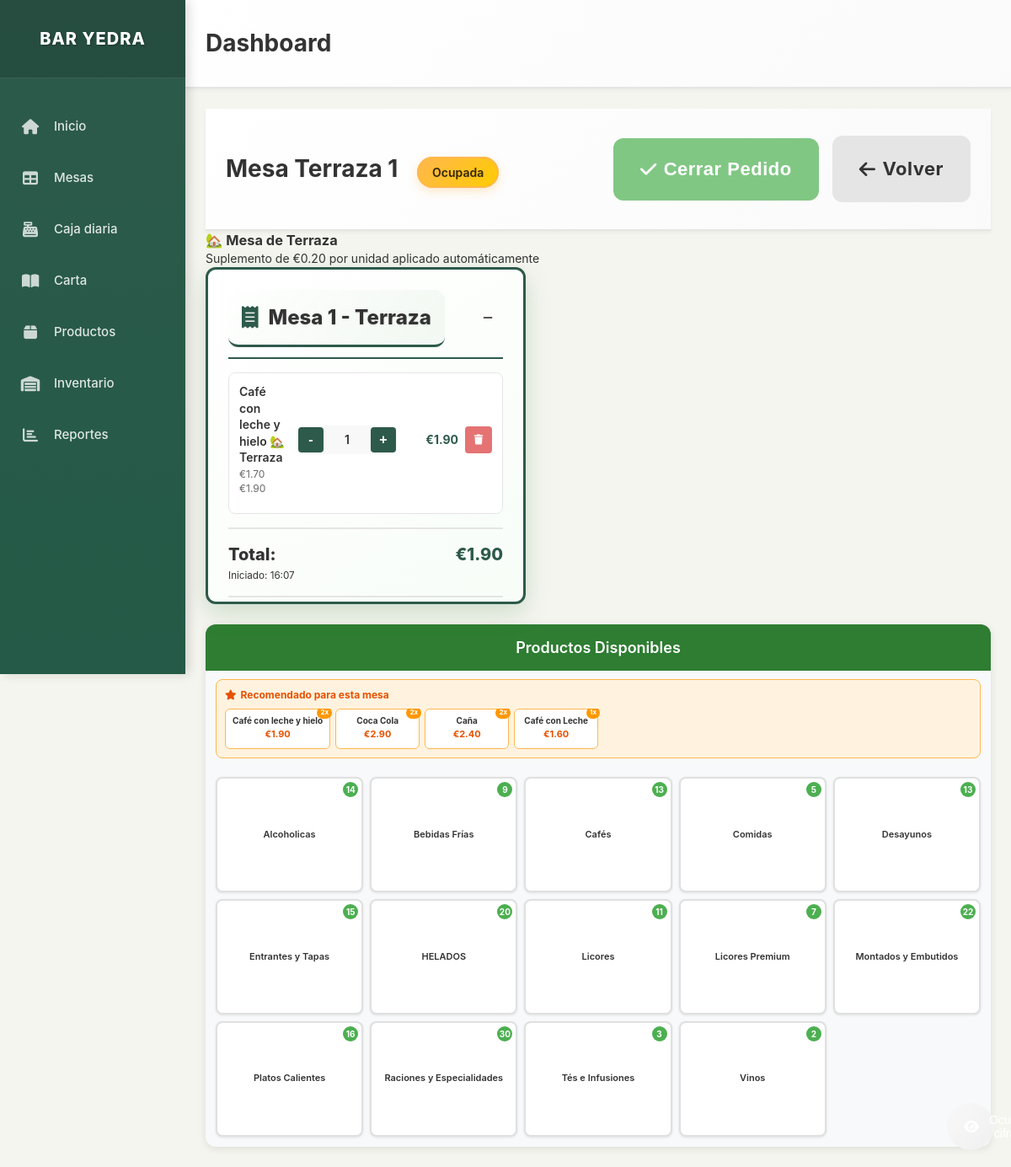
Before: /mesa/1 with the older database file.
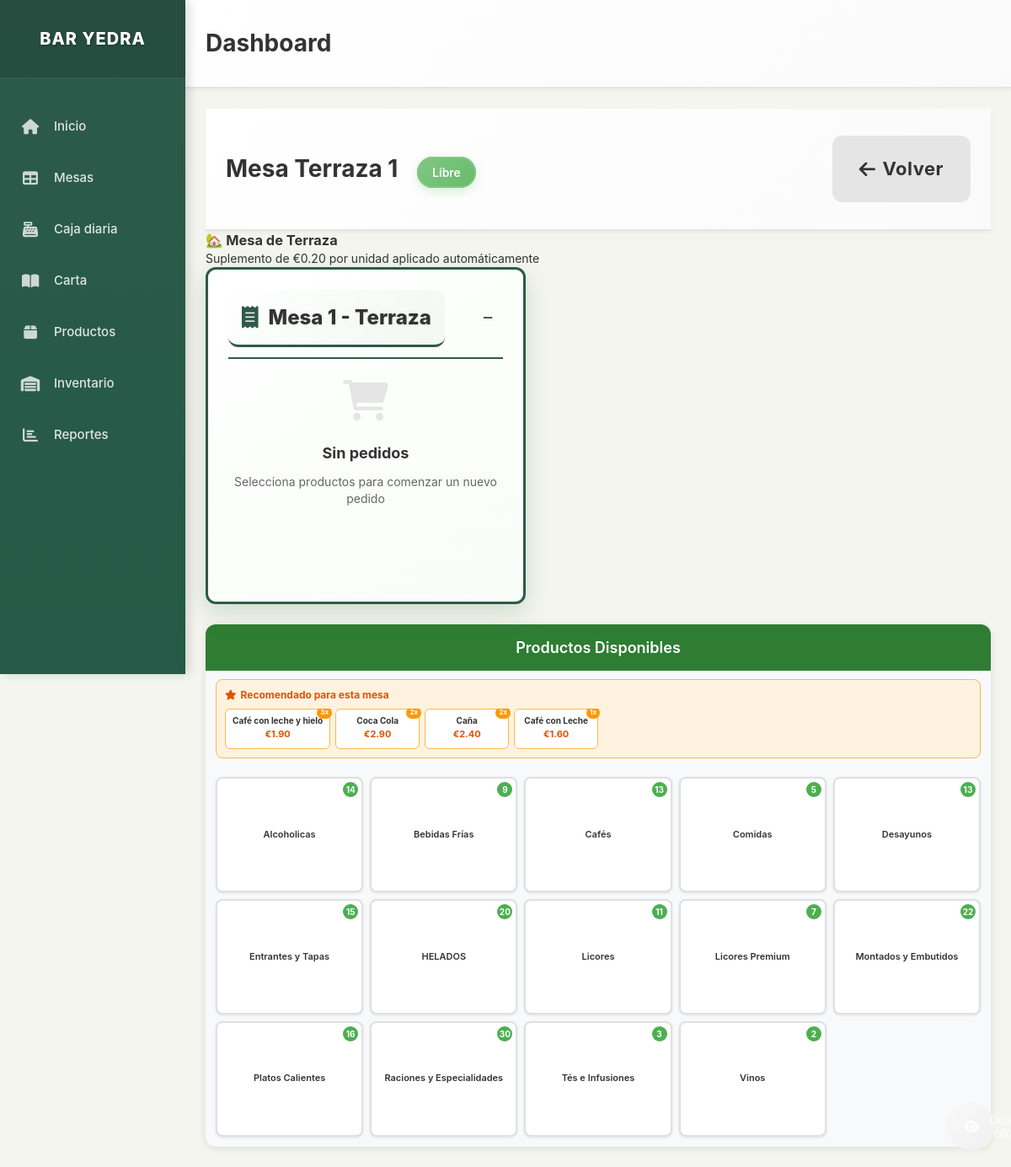
After: the same page with the newer database file.
### models.py (models this page shows, shortened)
class Mesa(db.Model):
    __tablename__ = 'mesa'
    id = db.Column(db.Integer, primary_key=True)
    numero = db.Column(db.Integer, nullable=False)
    zona = db.Column(db.String(50), nullable=False)  # Terraza, Sala, Barra
    estado = db.Column(db.String(20), default='libre')  # libre, ocupada, pagada
    pedidos = db.relationship('Pedido', backref='mesa', lazy=True)

class Producto(db.Model):
    __tablename__ = 'producto'
    id = db.Column(db.Integer, primary_key=True)
    nombre = db.Column(db.String(100), nullable=False)
    precio = db.Column(db.Numeric(10, 2), nullable=False)
    categoria = db.Column(db.String(50), nullable=False, default='General')
    foto_url = db.Column(db.String(255), nullable=True)
    descripcion = db.Column(db.Text, nullable=True)
    activo = db.Column(db.Boolean, default=True)
    orden = db.Column(db.Integer, default=0)  # Para ordenar productos en la interfaz
    stock_actual = db.Column(db.Integer, default=0)  # Cantidad actual en stock
    stock_minimo = db.Column(db.Integer, default=5)  # Alerta cuando llegue a este nivel
    unidad_medida = db.Column(db.String(20), default='unidad')  # unidad, litro, kg, etc.
    fecha_actualizacion = db.Column(db.DateTime, default=datetime.utcnow)

class Pedido(db.Model):
    __tablename__ = 'pedido'
    id = db.Column(db.Integer, primary_key=True)
    mesa_id = db.Column(db.Integer, db.ForeignKey('mesa.id'), nullable=False)
    productos = db.Column(db.Text)  # JSON string with products and quantities
    total = db.Column(db.Numeric(10, 2), default=0.00)
    fecha_creacion = db.Column(db.DateTime, default=datetime.utcnow)
    fecha_pago = db.Column(db.DateTime)
    forma_pago = db.Column(db.String(20))  # efectivo, tarjeta
    estado = db.Column(db.String(20), default='abierto')  # abierto, cerrado, pagado
    tickets = db.relationship('Ticket', backref='pedido', lazy=True)

### app.py (the view)
@app.route('/mesa/<int:mesa_id>')
def table_detail(mesa_id):
    mesa = Mesa.query.get_or_404(mesa_id)
    productos = Producto.query.filter_by(activo=True).order_by(Producto.categoria, Producto.orden, Producto.nombre).all()
    es_terraza = mesa.zona.lower() == 'terraza'
    suplemento_terraza = Decimal('0.20') if es_terraza else Decimal('0.00')
    productos_por_categoria = {}
    productos_dict = {}
    productos_dict_con_precios = {}
    for producto in productos:
        if producto.categoria not in productos_por_categoria:
            productos_por_categoria[producto.categoria] = []
        productos_por_categoria[producto.categoria].append(producto)
        productos_dict[producto.id] = producto
        precio_base = float(producto.precio)
        precio_final = precio_base + 0.20 if es_terraza else precio_base
        productos_dict_con_precios[producto.id] = {
            'id': producto.id,
            'nombre': producto.nombre,
            'precio_base': precio_base,
            'precio_final': precio_final,
            'categoria': producto.categoria,
            'descripcion': producto.descripcion,
            'activo': producto.activo
        }
    pedido_actual = Pedido.query.filter_by(mesa_id=mesa_id, estado='abierto').first()
    recomendaciones = get_menu_recommendations(mesa_id)
    return render_template('table_detail.html',
                         mesa=mesa,
                         productos_por_categoria=productos_por_categoria,
                         productos_dict=productos_dict,
                         productos_dict_con_precios=productos_dict_con_precios,
                         pedido_actual=pedido_actual,
                         es_terraza=es_terraza,
                         suplemento_terraza=suplemento_terraza,
                         recomendaciones=recomendaciones)

### app.py (called while the page is built)
@app.template_filter('from_json')
def from_json_filter(value):
    if value:
        try:
            return json.loads(value)
        except (json.JSONDecodeError, TypeError):
            return []
    return []

### templates/table_detail.html (shortened to what this page needs)
{% extends "layout.html" %}
{% block content %}
<div class="content-header">
    <h1 class="page-title">
        Mesa {{ mesa.zona }} {{ mesa.numero }}
        <span class="table-status-badge table-{{ mesa.estado }}">{{ mesa.estado|title }}</span>
    </h1>
    <div class="table-actions">
        {% if pedido_actual %}
            <button class="btn btn-success btn-lg touch-friendly" onclick="closeOrder({{ mesa.id }})">
                <i class="fas fa-check"></i> Cerrar Pedido
            </button>
        {% endif %}
        <a href="{{ url_for('index') }}" class="btn btn-secondary btn-lg touch-friendly">
            <i class="fas fa-arrow-left"></i> Volver
        </a>
    </div>
</div>
{% if mesa.zona.lower() == 'terraza' %}
<div class="terraza-info">
    <h3>🏡 Mesa de Terraza</h3>
    <p>Suplemento de €0.20 por unidad aplicado automáticamente</p>
</div>
{% endif %}
<div class="table-detail-layout">
    <div class="products-panel-new">
        <div class="products-header">
            <h2>Productos Disponibles</h2>
        </div>
        {% if recomendaciones %}
        <div class="recommendations-section">
            <div class="recommendations-header">
                <i class="fas fa-star"></i> Recomendado para esta mesa
            </div>
            <div class="recommendations-list">
                {% for rec in recomendaciones %}
                <div class="recommendation-item" onclick="addToOrder({{ mesa.id }}, {{ rec.producto.id }})">
                    <div class="rec-name">{{ rec.producto.nombre }}</div>
                    <div class="rec-price">€{{ "%.2f"|format(rec.producto.precio|float + (suplemento_terraza|float if es_terraza else 0)) }}</div>
                    <div class="rec-badge">{{ rec.frecuencia }}x</div>
                </div>
                {% endfor %}
            </div>
        </div>
        {% endif %}
        <div class="categories-container">
            {% for categoria, productos in productos_por_categoria.items() %}
            <div class="category-item" onclick="openCategoryModal('{{ categoria }}')">
                <div class="category-label">{{ categoria }}</div>
                <div class="category-badge">{{ productos|length }}</div>
            </div>
            {% endfor %}
        </div>
    </div>
    <div class="order-panel-fixed">
        <div class="order-header">
            <h2 class="panel-title">
                <i class="fas fa-receipt"></i> Mesa {{ mesa.numero }} - {{ mesa.zona }}
            </h2>
            <div class="order-controls">
                <button class="btn-minimize" onclick="toggleOrderPanel()" title="Minimizar panel">
                    <i class="fas fa-minus"></i>
                </button>
            </div>
        </div>
        {% if pedido_actual and pedido_actual.total > 0 %}
            <div class="current-order">
                <div class="order-items">
                    {% set productos_pedido = pedido_actual.productos|from_json if pedido_actual.productos else {} %}
                    {% for producto_id, cantidad in productos_pedido.items() %}
                        {% set producto = productos_dict[producto_id|int] %}
                        {% set producto_con_precio = productos_dict_con_precios[producto_id|int] %}
                        <div class="order-item">
                            <div class="item-details">
                                <div class="item-name">
                                    {{ producto.nombre }}
                                    {% if mesa.zona.lower() == 'terraza' %}
                                        <span class="terraza-badge">🏡 Terraza</span>
                                    {% endif %}
                                </div>
                                <div class="item-price">
                                    {% if mesa.zona.lower() == 'terraza' %}
                                        <span class="precio-base">€{{ "%.2f"|format(producto_con_precio.precio_base) }}</span>
                                        <span class="precio-terraza">€{{ "%.2f"|format(producto_con_precio.precio_final) }}</span>
                                    {% else %}
                                        €{{ "%.2f"|format(producto_con_precio.precio_final) }}
                                    {% endif %}
                                </div>
                            </div>
                            <div class="item-quantity">
                                <button class="btn-quantity" onclick="updateQuantity({{ mesa.id }}, {{ producto.id }}, {{ cantidad - 1 }})">-</button>
                                <span class="quantity">{{ cantidad }}</span>
                                <button class="btn-quantity" onclick="updateQuantity({{ mesa.id }}, {{ producto.id }}, {{ cantidad + 1 }})">+</button>
                            </div>
                            <div class="item-subtotal">
                                €{{ "%.2f"|format(producto_con_precio.precio_final * cantidad) }}
                            </div>
                            <button class="btn-remove" onclick="removeFromOrder({{ mesa.id }}, {{ producto.id }})" title="Eliminar">
                                <i class="fas fa-trash"></i>
                            </button>
                        </div>
                    {% endfor %}
                </div>
                <div class="order-summary">
                    <div class="summary-row total-row">
                        <span class="summary-label">Total:</span>
                        <span class="summary-value">€{{ "%.2f"|format(pedido_actual.total) }}</span>
                    </div>
                    <div class="summary-info">
                        <small>Iniciado: {{ pedido_actual.fecha_creacion.strftime('%H:%M') if pedido_actual.fecha_creacion else 'Ahora' }}</small>
                    </div>
                </div>
            </div>
        {% else %}
            <div class="empty-order">
                <div class="empty-icon">
                    <i class="fas fa-shopping-cart"></i>
                </div>
                <h3>Sin pedidos</h3>
                <p>Selecciona productos para comenzar un nuevo pedido</p>
            </div>
        {% endif %}
    </div>
</div>
{% endblock %}

### templates/layout.html (shortened to what this page needs)
<!DOCTYPE html>
<html lang="es">
<head>
    <link href="https://cdnjs.cloudflare.com/ajax/libs/font-awesome/6.0.0/css/all.min.css" rel="stylesheet">
    <link href="{{ url_for('static', filename='css/style.css') }}" rel="stylesheet">
</head>
<body>
    <div class="app-layout">
        <aside class="sidebar" role="navigation" aria-label="Navegación principal">
            <div class="sidebar-header">
                <a class="sidebar-brand" href="{{ url_for('index') }}" aria-label="Bar Yedra - Ir al inicio">
                    BAR YEDRA
                </a>
            </div>
            <nav id="sidebar-nav" aria-label="Menú principal">
                <ul class="sidebar-nav" role="menubar">
                    <li role="none">
                        <a class="nav-link" href="{{ url_for('index') }}" role="menuitem" aria-label="Ir a inicio y gestión de mesas">
                            <i class="fas fa-home" aria-hidden="true"></i>
                            Inicio
                        </a>
                    </li>
                    <li role="none">
                        <a class="nav-link" href="{{ url_for('index') }}" role="menuitem" aria-label="Gestionar mesas del restaurante">
                            <i class="fas fa-table" aria-hidden="true"></i>
                            Mesas
                        </a>
                    </li>
                    <li role="none">
                        <a class="nav-link" href="{{ url_for('cash_register') }}" role="menuitem" aria-label="Ver caja diaria y ventas">
                            <i class="fas fa-cash-register" aria-hidden="true"></i>
                            Caja diaria
                        </a>
                    </li>
                    <li role="none">
                        <a class="nav-link" href="{{ url_for('carta') }}" role="menuitem" aria-label="Ver carta completa del bar">
                            <i class="fas fa-book-open" aria-hidden="true"></i>
                            Carta
                        </a>
                    </li>
                    <li role="none">
                        <a class="nav-link" href="{{ url_for('products') }}" role="menuitem" aria-label="Gestionar productos del menú">
                            <i class="fas fa-box" aria-hidden="true"></i>
                            Productos
                        </a>
                    </li>
                    <li role="none">
                        <a class="nav-link" href="{{ url_for('inventory') }}" role="menuitem" aria-label="Controlar inventario y stock">
                            <i class="fas fa-warehouse" aria-hidden="true"></i>
                            Inventario
                        </a>
                    </li>
                    <li role="none">
                        <a class="nav-link" href="{{ url_for('reports') }}" role="menuitem" aria-label="Ver reportes de ventas">
                            <i class="fas fa-chart-bar" aria-hidden="true"></i>
                            Reportes
                        </a>
                    </li>
                </ul>
            </nav>
        </aside>
        <main class="main-content">
            <header class="content-header">
                <h1 class="page-title">{% block page_title %}Dashboard{% endblock %}</h1>
                <button class="privacy-toggle" onclick="togglePrivacy()" id="privacy-btn">
                    <i class="fas fa-eye" id="privacy-icon"></i>
                </button>
            </header>
            <div class="content-container">
                {% block content %}{% endblock %}
            </div>
        </main>
    </div>
</body>
</html>

### templates/table_detail.html (style rules this page uses)
.products-panel-new { width: 100%; height: calc(100vh - 180px); background: #f8f9fa; border-radius: 12px; box-shadow: 0 2px 10px rgba(0,0,0,0.1); overflow: hidden; display: flex; flex-direction: column; }
.products-header { background: #2e7d32; color: white; padding: 15px 20px; text-align: center; }
.products-header h2 { margin: 0; font-size: 18px; font-weight: 600; }
.recommendations-section { background: #fff3e0; border: 1px solid #ffb74d; border-radius: 8px; margin: 10px 12px; padding: 10px; }
.recommendations-header { color: #e65100; font-size: 12px; font-weight: bold; margin-bottom: 8px; display: flex; align-items: center; gap: 5px; }
.recommendations-list { display: flex; gap: 6px; overflow-x: auto; }
.recommendation-item { background: white; border: 1px solid #ffb74d; border-radius: 6px; padding: 8px; min-width: 100px; cursor: pointer; transition: all 0.2s ease; position: relative; text-align: center; }
.rec-name { font-size: 10px; font-weight: bold; color: #333; margin-bottom: 3px; line-height: 1.1; }
.rec-price { font-size: 11px; color: #e65100; font-weight: bold; }
.rec-badge { position: absolute; top: -3px; right: -3px; background: #ff9800; color: white; border-radius: 8px; padding: 1px 4px; font-size: 8px; font-weight: bold; }
.categories-container { flex: 1; display: grid; grid-template-columns: repeat(5, 1fr); grid-template-rows: repeat(3, 1fr); gap: 8px; padding: 12px; height: 100%; overflow: hidden; }
.category-item { background: white; border: 2px solid #e0e0e0; border-radius: 8px; cursor: pointer; transition: all 0.2s ease; display: flex; flex-direction: column; justify-content: center; align-items: center; position: relative; box-shadow: 0 1px 3px rgba(0,0,0,0.1); }
.category-label { font-size: 11px; font-weight: 600; color: #333; text-align: center; padding: 0 4px; line-height: 1.2; }
.category-badge { position: absolute; top: 4px; right: 4px; background: #4caf50; color: white; border-radius: 50%; width: 18px; height: 18px; display: flex; align-items: center; justify-content: center; font-size: 10px; font-weight: bold; }

Changed rows visible on the page:
no longer on this page (row edited): Pedido: {{ producto.nombre }} "Café con leche y hielo", precio_base "1.70", precio_final "1.90", mesa "1", producto_con_precio.precio_final*cantidad "1.90", total "1.90", fecha_creacion "16:07"
changed Mesa "Terraza": estado "Ocupada" → "Libre"
Other visible differences:
new list line: "Café con leche y hielo 1.90"
new list line: "€ 3 x"
text no longer shown: "Cerrar Pedido Total: € Iniciado:"
text now shown: "Sin pedidos Selecciona productos para comenzar un nuevo pedido"
list line gone: "Café con leche y hielo 1.90"
list line gone: "€ 2 x"
